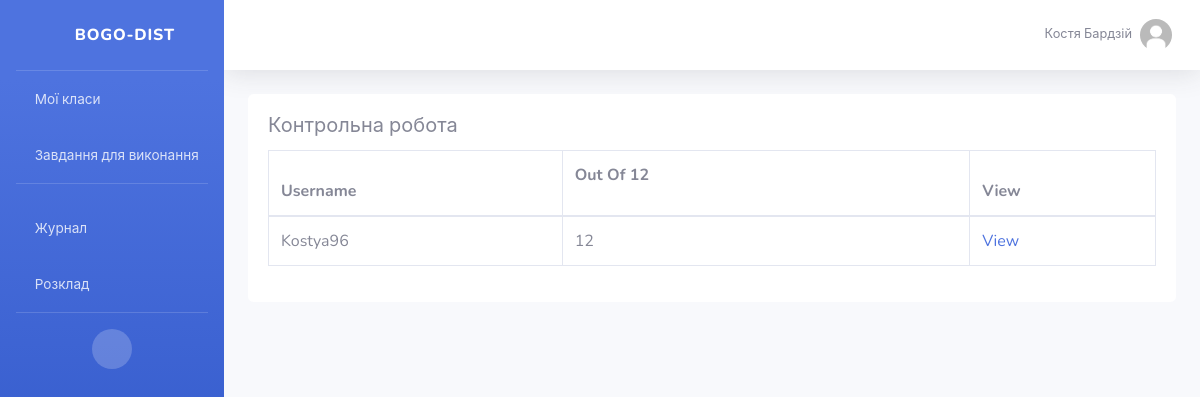
Page /assignments/5/view-grades/ (signed in) on the committed database.
### users/models.py (models this page shows, shortened)
class Profile(models.Model):
    user = models.OneToOneField(User, on_delete=models.CASCADE)
    image = models.ImageField(default='users/profile_pics/default.jpg', upload_to='users/profile_pics/')
    def is_teacher(self):
        return self.user.groups.filter(id=1).exists()

### posts/models.py (models this page shows, shortened)
class Assignment(models.Model):
    title = models.CharField(max_length=250)
    description = models.TextField()
    created_by = models.ForeignKey(User, on_delete=models.CASCADE)
    created_at = models.DateTimeField(default=timezone.now)
    topic = models.ForeignKey(Topic, on_delete=models.CASCADE)
    due_date = models.DateTimeField()
    marks = models.IntegerField(default=12)

class SubmittedAssignment(models.Model):
    assignment = models.ForeignKey(Assignment, on_delete = models.CASCADE)
    user = models.ForeignKey(User, on_delete=models.CASCADE)
    turned_in = models.BooleanField(default = False)
    grade = models.IntegerField(default=0)
    is_reviewed = models.BooleanField(default=False)

### assignments/views.py (the view)
# urls.py: path('<int:pk>/view-grades/', views.view_grades, name='view_grades'),
@login_required
def view_grades(request,pk):
    assignment = get_object_or_404(Assignment,pk=pk)
    submitted_assignments = assignment.submittedassignment_set.all()
    context = {
        'submitted_assignments':submitted_assignments,
        'assignment':assignment,
    }
    return render(request, 'assignments/view_grades.html', context)

### assignments/templates/assignments/view_grades.html (shortened to what this page needs)
{% extends 'base.html' %}
{% load static %}
{% load widget_tweaks %}
{% load crispy_forms_tags %}
{% block content %}
<div class="card  bg-white border-0">
    <div class="card-body">
        <h5 class="card-title">{{ assignment.title }}</h5>
        <div class="table-responsive">
        <table class="table table-bordered" id="dataTable" width="100%" cellspacing="0">
            <thead>
            <tr>
                <th>Username</th>
                <th>
                        Out Of {{ assignment.marks }}
                        <a class="btn btn-circle float-right" href="#" role="button" id="dropdownMenuLink" data-toggle="dropdown" aria-haspopup="true" aria-expanded="false">
                            <i class="fas fa-ellipsis-v fa-sm fa-fw text-dark"></i>
                        </a>
                </th>
                <th>
                    View
                </th>
            </tr>
            </thead>
            <tbody>
                {% for submitted_assignment in submitted_assignments %}
                <tr>
                    <td>{{ submitted_assignment.user.username }}</td>
                    <td>
                        {% if submitted_assignment.is_reviewed %}
                            {{ submitted_assignment.grade }}
                        {% else %}
                            Ungraded
                        {% endif %}
                        </td>
                    <td><a class="stretched-link" href="{% url 'assignments:grade' submitted_assignment.pk %}">View</a></td>
                </tr>
                {% endfor %}
            </tbody>
        </table>
        </div>
    </div>
</div>
{% endblock content %}

### core/templates/partials/_topbar.html (shortened to what this page needs)
<nav class="navbar navbar-expand navbar-light bg-white topbar mb-4 static-top shadow">
    <ul class="navbar-nav ml-auto">
        <li class="nav-item dropdown no-arrow">
            <a class="nav-link dropdown-toggle" href="#" id="userDropdown" role="button" data-toggle="dropdown"
               aria-haspopup="true" aria-expanded="false">
                <span class="mr-2 d-none d-lg-inline text-gray-600 small">{{ request.user.first_name }}
                    {{ request.user.last_name }}</span>
                <img class="img-profile rounded-circle" src="{{ request.user.profile.image.url }}">
            </a>
        </li>
    </ul>
</nav>

### rows in the picture
Assignment: title "Контрольна робота", marks "12"
SubmittedAssignment: user.username "Kostya96", grade "12"

### other values in the picture
{{ request.user.first_name }} "Костя"
{{ request.user.last_name }} "Бардзій"
